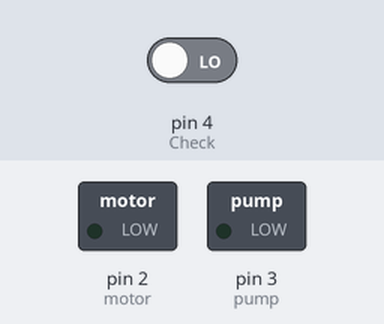
A sketch run on a simulated Arduino Uno, built with avr-gcc and run on an emulated ATmega328P. Parts: switched loads named in the sketch (green lamp = pin HIGH). The inputs (shaded band) are chosen by the test bench; at power-on: pin 4 (Check) LOW. What the sketch prints to the serial monitor is not drawn.

Above: at 1.2 s.
1.3 s: pin 4 (Check) driven HIGH
At 2.1 s:
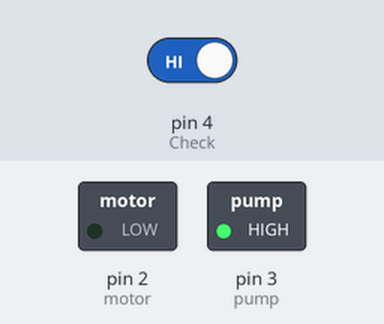
At 7.1 s:
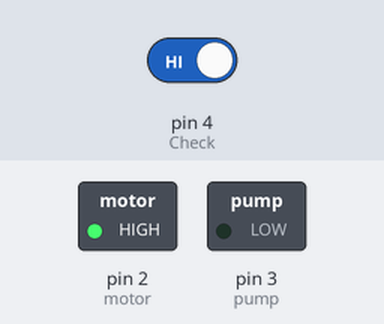
7.8 s: pin 4 (Check) driven LOW
At 11.3 s:
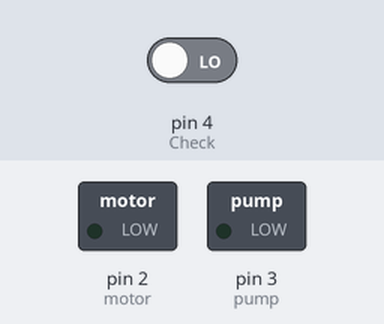
Timing chart, 0 to 12.8 s (numbered marks = the images above; inputs shaded):
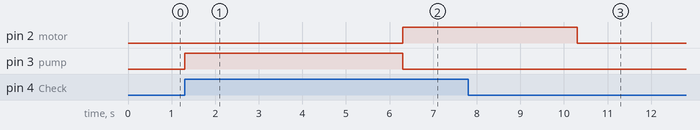

The sketch:

Job_invention_2.ino
```cpp
#include <TimerOne.h>

#include <Stepper.h>
const int stepsPerRevolution = 64; // 모터별 스탭 수 설정 (28YBJ-48의 경우 64)
Stepper stepper(stepsPerRevolution, 8, 10, 9, 11);

int motor = 2; //DC 모터 2핀 사용
int pump = 3; //DC 펌프 3핀 사용
int Check = 4; //수위센서 배변 상태 확인 4핀 사용

void setup() {
  Serial.begin(9600);
  pinMode(motor, OUTPUT); //motor 출력으로 사용
  pinMode(pump, OUTPUT); //pump 출력으로 사용
  pinMode(Check, INPUT); //check 입력으로 사용

  digitalWrite(motor, LOW); //motor LOW(off) 초기화
  digitalWrite(pump, LOW); //pump LOW(off) 초기화

  stepper.setSpeed(500); // 스텝모터 속도 설정

  Timer1.initialize(1000000); //1000000μs = 1s, 1000us = 0.001s, 1000us = 1ms
  Timer1.attachInterrupt(timerIsr);
}

void loop() {
  int check = digitalRead(Check);

  if(check == 1){ //배변 상태가 1이라면 실행
    IF_CHECK();
  }
}

void timerIsr() {
  int check = digitalRead(Check);
  Serial.print("Check 상태 : ");
  Serial.println(check);
}

void IF_CHECK() {
  digitalWrite(pump, HIGH); //5초동안 pump on
  delay(5000); //delay 5s
  digitalWrite(pump, LOW); //pump off

  digitalWrite(motor, HIGH); //4초동안 motor on
  delay(4000); //delay 4s
  digitalWrite(motor, LOW); //motor off
}
```

Measured:
- after the input at 1.3 s, pin 2 (motor): LOW → HIGH after 5.0 s; pin 3 (pump): LOW → HIGH at once, → LOW 5.0 s later
- after the input at 7.8 s, pin 2 (motor): goes on until 10.3 s, then stays LOW; pin 3 (pump): stays LOW (without the input it goes to HIGH after 2.5 s)
